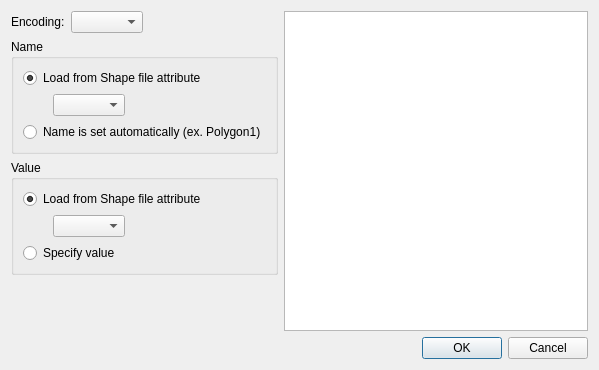
<?xml version="1.0" encoding="UTF-8"?>
<ui version="4.0">
 <class>GeoDataPolygonImporterSettingDialog</class>
 <widget class="QDialog" name="GeoDataPolygonImporterSettingDialog">
  <property name="geometry">
   <rect>
    <x>0</x>
    <y>0</y>
    <width>599</width>
    <height>370</height>
   </rect>
  </property>
  <property name="windowTitle">
   <string>Polygon Import Setting</string>
  </property>
  <layout class="QVBoxLayout" name="verticalLayout_4">
   <item>
    <layout class="QHBoxLayout" name="horizontalLayout_5" stretch="0,1">
     <item>
      <layout class="QVBoxLayout" name="verticalLayout_3">
       <item>
        <layout class="QHBoxLayout" name="horizontalLayout_2">
         <item>
          <widget class="QLabel" name="encodingLabel">
           <property name="text">
            <string>Encoding:</string>
           </property>
          </widget>
         </item>
         <item>
          <widget class="QComboBox" name="encodingComboBox">
           <property name="sizePolicy">
            <sizepolicy hsizetype="Preferred" vsizetype="Fixed">
             <horstretch>0</horstretch>
             <verstretch>0</verstretch>
            </sizepolicy>
           </property>
           <property name="maximumSize">
            <size>
             <width>200</width>
             <height>16777215</height>
            </size>
           </property>
          </widget>
         </item>
         <item>
          <spacer name="horizontalSpacer_3">
           <property name="orientation">
            <enum>Qt::Horizontal</enum>
           </property>
           <property name="sizeHint" stdset="0">
            <size>
             <width>40</width>
             <height>20</height>
            </size>
           </property>
          </spacer>
         </item>
        </layout>
       </item>
       <item>
        <widget class="QGroupBox" name="nameGroupBox">
         <property name="title">
          <string>Name</string>
         </property>
         <layout class="QVBoxLayout" name="verticalLayout">
          <item>
           <widget class="QRadioButton" name="nameAttributeRadioButton">
            <property name="text">
             <string>Load from Shape file attribute</string>
            </property>
            <property name="checked">
             <bool>true</bool>
            </property>
           </widget>
          </item>
          <item>
           <layout class="QHBoxLayout" name="horizontalLayout">
            <item>
             <spacer name="horizontalSpacer">
              <property name="orientation">
               <enum>Qt::Horizontal</enum>
              </property>
              <property name="sizeType">
               <enum>QSizePolicy::Fixed</enum>
              </property>
              <property name="sizeHint" stdset="0">
               <size>
                <width>30</width>
                <height>20</height>
               </size>
              </property>
             </spacer>
            </item>
            <item>
             <widget class="QComboBox" name="nameComboBox"/>
            </item>
            <item>
             <spacer name="horizontalSpacer_2">
              <property name="orientation">
               <enum>Qt::Horizontal</enum>
              </property>
              <property name="sizeHint" stdset="0">
               <size>
                <width>40</width>
                <height>20</height>
               </size>
              </property>
             </spacer>
            </item>
           </layout>
          </item>
          <item>
           <widget class="QRadioButton" name="nameAutoRadioButton">
            <property name="text">
             <string>Name is set automatically (ex. Polygon1)</string>
            </property>
           </widget>
          </item>
         </layout>
        </widget>
       </item>
       <item>
        <widget class="QGroupBox" name="valueGroupBox">
         <property name="title">
          <string>Value</string>
         </property>
         <layout class="QVBoxLayout" name="verticalLayout_2">
          <item>
           <widget class="QRadioButton" name="valueAttributeRadioButton">
            <property name="text">
             <string>Load from Shape file attribute</string>
            </property>
            <property name="checked">
             <bool>true</bool>
            </property>
           </widget>
          </item>
          <item>
           <layout class="QHBoxLayout" name="horizontalLayout_3">
            <item>
             <spacer name="horizontalSpacer_4">
              <property name="orientation">
               <enum>Qt::Horizontal</enum>
              </property>
              <property name="sizeType">
               <enum>QSizePolicy::Fixed</enum>
              </property>
              <property name="sizeHint" stdset="0">
               <size>
                <width>30</width>
                <height>20</height>
               </size>
              </property>
             </spacer>
            </item>
            <item>
             <widget class="QComboBox" name="valueComboBox"/>
            </item>
            <item>
             <spacer name="horizontalSpacer_5">
              <property name="orientation">
               <enum>Qt::Horizontal</enum>
              </property>
              <property name="sizeHint" stdset="0">
               <size>
                <width>40</width>
                <height>20</height>
               </size>
              </property>
             </spacer>
            </item>
           </layout>
          </item>
          <item>
           <layout class="QHBoxLayout" name="horizontalLayout_4">
            <item>
             <widget class="QRadioButton" name="valueCustomRadioButton">
              <property name="text">
               <string>Specify value</string>
              </property>
             </widget>
            </item>
            <item>
             <widget class="GridAttributeEditWidgetContainer" name="valueWidget" native="true">
              <property name="enabled">
               <bool>false</bool>
              </property>
             </widget>
            </item>
           </layout>
          </item>
         </layout>
        </widget>
       </item>
       <item>
        <spacer name="verticalSpacer">
         <property name="orientation">
          <enum>Qt::Vertical</enum>
         </property>
         <property name="sizeHint" stdset="0">
          <size>
           <width>20</width>
           <height>17</height>
          </size>
         </property>
        </spacer>
       </item>
      </layout>
     </item>
     <item>
      <widget class="QTableWidget" name="tableWidget">
       <property name="editTriggers">
        <set>QAbstractItemView::NoEditTriggers</set>
       </property>
      </widget>
     </item>
    </layout>
   </item>
   <item>
    <widget class="QDialogButtonBox" name="buttonBox">
     <property name="orientation">
      <enum>Qt::Horizontal</enum>
     </property>
     <property name="standardButtons">
      <set>QDialogButtonBox::Cancel|QDialogButtonBox::Ok</set>
     </property>
    </widget>
   </item>
  </layout>
 </widget>
 <customwidgets>
  <customwidget>
   <class>GridAttributeEditWidgetContainer</class>
   <extends>QWidget</extends>
   <header>guicore/pre/gridcond/base/gridattributeeditwidgetcontainer.h</header>
   <container>1</container>
  </customwidget>
 </customwidgets>
 <resources/>
 <connections>
  <connection>
   <sender>buttonBox</sender>
   <signal>accepted()</signal>
   <receiver>GeoDataPolygonImporterSettingDialog</receiver>
   <slot>accept()</slot>
   <hints>
    <hint type="sourcelabel">
     <x>164</x>
     <y>360</y>
    </hint>
    <hint type="destinationlabel">
     <x>157</x>
     <y>274</y>
    </hint>
   </hints>
  </connection>
  <connection>
   <sender>buttonBox</sender>
   <signal>rejected()</signal>
   <receiver>GeoDataPolygonImporterSettingDialog</receiver>
   <slot>reject()</slot>
   <hints>
    <hint type="sourcelabel">
     <x>164</x>
     <y>360</y>
    </hint>
    <hint type="destinationlabel">
     <x>286</x>
     <y>274</y>
    </hint>
   </hints>
  </connection>
  <connection>
   <sender>nameAttributeRadioButton</sender>
   <signal>toggled(bool)</signal>
   <receiver>nameComboBox</receiver>
   <slot>setEnabled(bool)</slot>
   <hints>
    <hint type="sourcelabel">
     <x>106</x>
     <y>70</y>
    </hint>
    <hint type="destinationlabel">
     <x>105</x>
     <y>97</y>
    </hint>
   </hints>
  </connection>
  <connection>
   <sender>valueCustomRadioButton</sender>
   <signal>toggled(bool)</signal>
   <receiver>valueWidget</receiver>
   <slot>setEnabled(bool)</slot>
   <hints>
    <hint type="sourcelabel">
     <x>68</x>
     <y>221</y>
    </hint>
    <hint type="destinationlabel">
     <x>243</x>
     <y>224</y>
    </hint>
   </hints>
  </connection>
  <connection>
   <sender>valueAttributeRadioButton</sender>
   <signal>toggled(bool)</signal>
   <receiver>valueComboBox</receiver>
   <slot>setEnabled(bool)</slot>
   <hints>
    <hint type="sourcelabel">
     <x>65</x>
     <y>172</y>
    </hint>
    <hint type="destinationlabel">
     <x>67</x>
     <y>194</y>
    </hint>
   </hints>
  </connection>
 </connections>
</ui>
